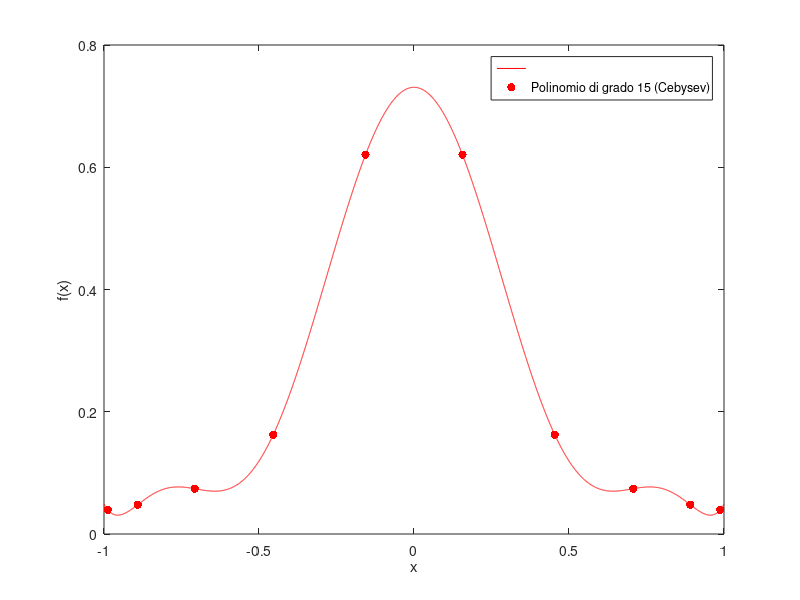

Write the MATLAB code that produced this figure.
n=10;
runge=@(x) 1./(1+25*x.^2);
x=linspace(-1,1,1e4);
y=runge(x);
ceby= @(i,n) cos(((2*i-1)*pi)./(2*n));
xc=ceby(1:n,n);
yc=runge(xc);
p = polyfit(xc,yc,n-1);
t = linspace(min(x),max(x),1e4);
v = polyval(p,t);
figure(1)
plot(t,v,'r');
hold on;
scatter(xc,yc,'r','filled');

xlabel('x')
ylabel('f(x)')
legend('','Polinomio di grado 15 (Cebysev)');
hold off;